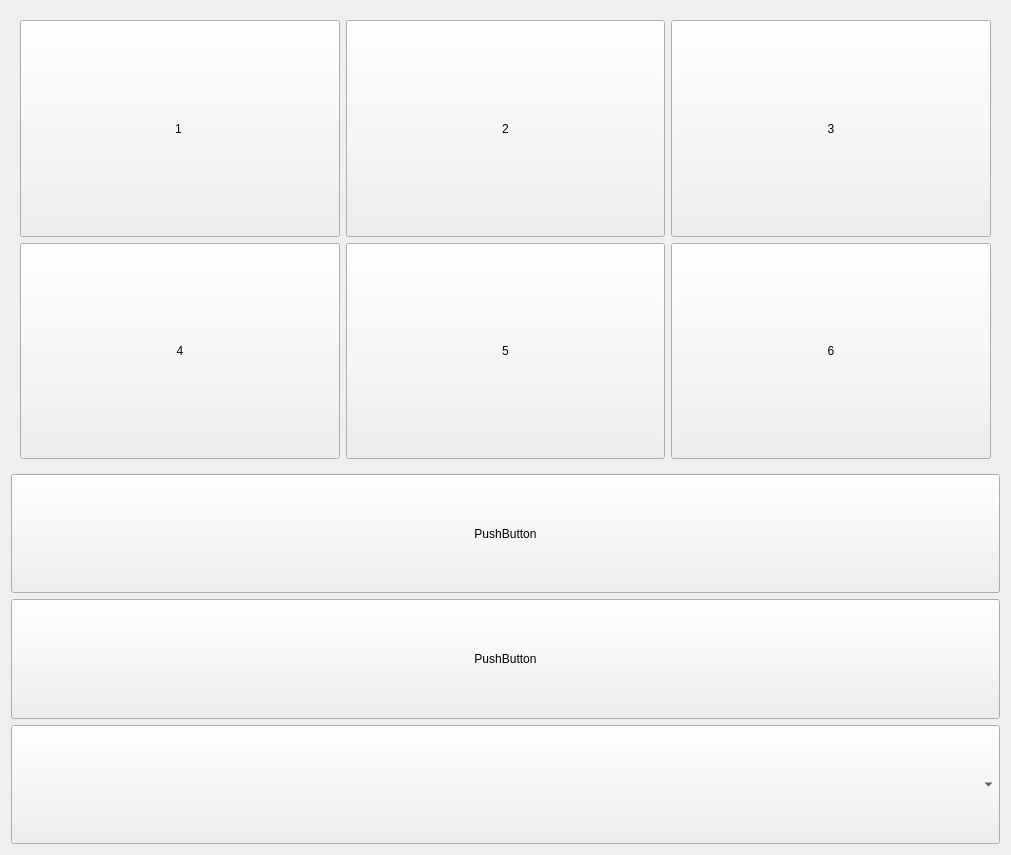
<?xml version="1.0" encoding="UTF-8"?>
<ui version="4.0">
 <class>Form</class>
 <widget class="QWidget" name="Form">
  <property name="windowModality">
   <enum>Qt::NonModal</enum>
  </property>
  <property name="geometry">
   <rect>
    <x>0</x>
    <y>0</y>
    <width>1911</width>
    <height>855</height>
   </rect>
  </property>
  <property name="sizePolicy">
   <sizepolicy hsizetype="Maximum" vsizetype="Maximum">
    <horstretch>0</horstretch>
    <verstretch>0</verstretch>
   </sizepolicy>
  </property>
  <property name="minimumSize">
   <size>
    <width>0</width>
    <height>0</height>
   </size>
  </property>
  <property name="maximumSize">
   <size>
    <width>1980</width>
    <height>855</height>
   </size>
  </property>
  <property name="windowTitle">
   <string>Form</string>
  </property>
  <layout class="QGridLayout" name="gridLayout">
   <property name="sizeConstraint">
    <enum>QLayout::SetMaximumSize</enum>
   </property>
   <item row="5" column="0">
    <widget class="QComboBox" name="comboBox">
     <property name="sizePolicy">
      <sizepolicy hsizetype="Minimum" vsizetype="Minimum">
       <horstretch>0</horstretch>
       <verstretch>0</verstretch>
      </sizepolicy>
     </property>
     <property name="minimumSize">
      <size>
       <width>0</width>
       <height>119</height>
      </size>
     </property>
    </widget>
   </item>
   <item row="2" column="0" alignment="Qt::AlignBottom">
    <widget class="QPushButton" name="pushButton_8">
     <property name="sizePolicy">
      <sizepolicy hsizetype="Minimum" vsizetype="Minimum">
       <horstretch>0</horstretch>
       <verstretch>0</verstretch>
      </sizepolicy>
     </property>
     <property name="minimumSize">
      <size>
       <width>0</width>
       <height>119</height>
      </size>
     </property>
     <property name="text">
      <string>PushButton</string>
     </property>
    </widget>
   </item>
   <item row="0" column="0">
    <widget class="QStackedWidget" name="stackedWidget">
     <property name="enabled">
      <bool>true</bool>
     </property>
     <property name="sizePolicy">
      <sizepolicy hsizetype="Expanding" vsizetype="Ignored">
       <horstretch>0</horstretch>
       <verstretch>0</verstretch>
      </sizepolicy>
     </property>
     <property name="minimumSize">
      <size>
       <width>0</width>
       <height>0</height>
      </size>
     </property>
     <property name="maximumSize">
      <size>
       <width>989</width>
       <height>461</height>
      </size>
     </property>
     <property name="currentIndex">
      <number>0</number>
     </property>
     <widget class="QWidget" name="page">
      <property name="sizePolicy">
       <sizepolicy hsizetype="Minimum" vsizetype="Minimum">
        <horstretch>0</horstretch>
        <verstretch>0</verstretch>
       </sizepolicy>
      </property>
      <property name="maximumSize">
       <size>
        <width>989</width>
        <height>461</height>
       </size>
      </property>
      <layout class="QGridLayout" name="gridLayout_2">
       <item row="0" column="0">
        <widget class="QPushButton" name="pushButton">
         <property name="sizePolicy">
          <sizepolicy hsizetype="Minimum" vsizetype="Minimum">
           <horstretch>0</horstretch>
           <verstretch>0</verstretch>
          </sizepolicy>
         </property>
         <property name="maximumSize">
          <size>
           <width>2590</width>
           <height>2300</height>
          </size>
         </property>
         <property name="text">
          <string>1 </string>
         </property>
        </widget>
       </item>
       <item row="0" column="1">
        <widget class="QPushButton" name="pushButton_2">
         <property name="sizePolicy">
          <sizepolicy hsizetype="Minimum" vsizetype="Minimum">
           <horstretch>0</horstretch>
           <verstretch>0</verstretch>
          </sizepolicy>
         </property>
         <property name="maximumSize">
          <size>
           <width>2590</width>
           <height>2300</height>
          </size>
         </property>
         <property name="text">
          <string>2</string>
         </property>
        </widget>
       </item>
       <item row="0" column="2">
        <widget class="QPushButton" name="pushButton_3">
         <property name="sizePolicy">
          <sizepolicy hsizetype="Minimum" vsizetype="Minimum">
           <horstretch>0</horstretch>
           <verstretch>0</verstretch>
          </sizepolicy>
         </property>
         <property name="maximumSize">
          <size>
           <width>2590</width>
           <height>2300</height>
          </size>
         </property>
         <property name="text">
          <string>3</string>
         </property>
        </widget>
       </item>
       <item row="1" column="0">
        <widget class="QPushButton" name="pushButton_4">
         <property name="sizePolicy">
          <sizepolicy hsizetype="Minimum" vsizetype="Minimum">
           <horstretch>0</horstretch>
           <verstretch>0</verstretch>
          </sizepolicy>
         </property>
         <property name="maximumSize">
          <size>
           <width>2590</width>
           <height>2300</height>
          </size>
         </property>
         <property name="text">
          <string>4</string>
         </property>
        </widget>
       </item>
       <item row="1" column="1">
        <widget class="QPushButton" name="pushButton_5">
         <property name="sizePolicy">
          <sizepolicy hsizetype="Minimum" vsizetype="Minimum">
           <horstretch>0</horstretch>
           <verstretch>0</verstretch>
          </sizepolicy>
         </property>
         <property name="maximumSize">
          <size>
           <width>2590</width>
           <height>2300</height>
          </size>
         </property>
         <property name="text">
          <string>5</string>
         </property>
        </widget>
       </item>
       <item row="1" column="2">
        <widget class="QPushButton" name="pushButton_6">
         <property name="sizePolicy">
          <sizepolicy hsizetype="Minimum" vsizetype="Minimum">
           <horstretch>0</horstretch>
           <verstretch>0</verstretch>
          </sizepolicy>
         </property>
         <property name="maximumSize">
          <size>
           <width>2590</width>
           <height>2300</height>
          </size>
         </property>
         <property name="text">
          <string>6</string>
         </property>
        </widget>
       </item>
      </layout>
     </widget>
     <widget class="QWidget" name="page_2"/>
     <widget class="QWidget" name="page_3"/>
     <widget class="QWidget" name="page_4"/>
     <widget class="QWidget" name="page_5"/>
    </widget>
   </item>
   <item row="3" column="0">
    <widget class="QPushButton" name="pushButton_7">
     <property name="sizePolicy">
      <sizepolicy hsizetype="Minimum" vsizetype="Minimum">
       <horstretch>0</horstretch>
       <verstretch>0</verstretch>
      </sizepolicy>
     </property>
     <property name="minimumSize">
      <size>
       <width>0</width>
       <height>120</height>
      </size>
     </property>
     <property name="text">
      <string>PushButton</string>
     </property>
    </widget>
   </item>
  </layout>
 </widget>
 <resources/>
 <connections/>
</ui>
